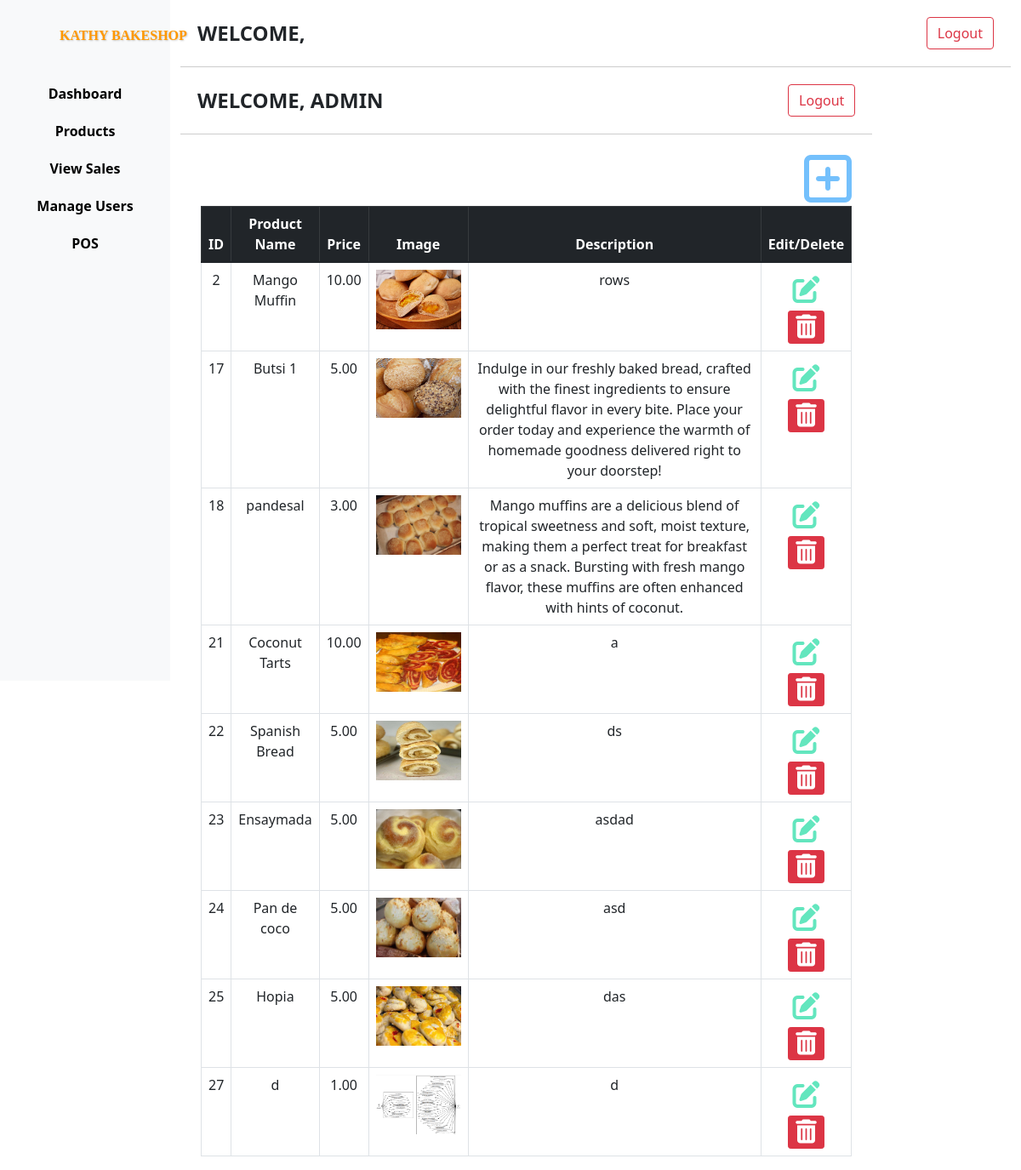
/Admin-WEB/Manage-product.php, run on the app's committed database.
### tables this page shows
CREATE TABLE IF NOT EXISTS `products` (
  `id` int NOT NULL AUTO_INCREMENT,
  `product_name` varchar(50) NOT NULL,
  `price` decimal(10,2) NOT NULL,
  `image` longblob NOT NULL,
  `description` varchar(1000) NOT NULL,
  `quantity` int NOT NULL,
  PRIMARY KEY (`id`),
  UNIQUE KEY `id` (`id`)
);

### Classes/Connect.php (called while the page is built, shortened)
<?php
        class Database {
            private $server_name = "localhost";
            private $db_username = "root";
            private $db_password = "";
            private $db_name = "db_pos";
            public function __construct() {
                $this->conn = new mysqli($this->server_name, $this->db_username, $this->db_password, $this->db_name);
        }
    }
    ?>

### Classes/Product.php (called while the page is built, shortened)
<?php
require_once "Connect.php";
class Product extends Database {
    public function displayProducts() {
        $sql = "SELECT * FROM products";
        $result = $this->conn->query($sql);
        if ($result) {
            $items = [];
            while ($item = $result->fetch_assoc()) {
                $items[] = $item;
            }
            return $items;
        } else {
            die("Error in retrieving: " . $this->conn->error);
        }
    }
}

### Admin-WEB/Manage-product.php (the view, shortened to what this page needs)
<?php
include "includes/header.php";
include "../Classes/Product.php";
$product = new Product;
$product_list = $product->displayProducts();
?>
<main class="col-md-10">
    <div class="header">
        <div class="header-logo">WELCOME, ADMIN</div>
        <div class="header-logout"><a class="btn btn-outline-danger" href="../Actions/logout.php">Logout</a></div>
    </div>
    <div class="table-container container">
        <div class="col text-end">
            <i class="fa-regular fa-square-plus fa-flip-vertical fa-4x" style="color: #74C0FC;" data-bs-toggle="modal"
                data-bs-target="#add-product" style="cursor: pointer;"></i>
        </div>
        <table class="table table-bordered text-center">
            <thead class="table-dark">
                <tr>
                    <th>ID</th>
                    <th>Product Name</th>
                    <th>Price</th>
                    <th>Image</th>
                    <th>Description</th>
                    <th>Edit/Delete</th>
                </tr>
            </thead>
            <tbody>
                <?php
                foreach ($product_list as $product) {
                    ?>
                    <tr>
                        <td class="text-center"><?= $product['id'] ?></td>
                        <td class="text-center"><?= $product['product_name'] ?></td>
                        <td class="text-center"><?= $product['price'] ?></td>
                        <td class="text-center"><img src="<?= $product['image'] ?>" alt="Product Image"
                                style="width: 100px; height: 70px;"></td>
                        <td class="text-center" style="width: 500px;"><?= $product['description'] ?></td>
                        <td class="text-center">
                            <a href="Edit-product.php?product_id=<?= $product['id'] ?>" class="btn  "
                                title="Edit Product"><i class="fa-solid fa-pen-to-square fa-2x"
                                    style="color: #63E6BE; "></i></a>
                            <a href="../Actions/Delete-product.php?product_id=<?= $product['id'] ?>"
                                class="btn btn-danger btn-sm" title="Delete Product"><i
                                    class="fa-sharp-duotone fa-solid fa-trash-can fa-2x"
                                    style="--fa-primary-color: #871c1f; --fa-secondary-color: #ff0000; --fa-secondary-opacity: 1;"></i></a>
                        </td>
                    </tr>
                    <?php
                }
                ?>
            </tbody>
        </table>
    </div>
</main>
</div>
</div>
    </body>
    </html>

### Admin-WEB/includes/header.php (style rules this page uses)
body { overflow-x: hidden; }
.header { border-bottom: 1px solid #ccc; padding: 20px; display: flex; justify-content: space-between; align-items: center; }
.header-logo { font-size: 24px; font-weight: bold; }
.header-logout { font-size: 18px; }
.table-container { margin-top: 20px; }

### data on the page
products: id "2", product_name "Mango Muffin", price "10.00", image (picture), description "rows"
products: id "17", product_name "Butsi 1", price "5.00", image (picture), description "Indulge in our freshly baked bread, crafted with the finest ingredients to ensure delightful flavor in every bite. Place your order today and experience the warmth of homemade goodness delivered right to your doorstep!"
products: id "18", product_name "pandesal", price "3.00", image (picture), description "Mango muffins are a delicious blend of tropical sweetness and soft, moist texture, making them a perfect treat for breakfast or as a snack. Bursting with fresh mango flavor, these muffins are often enhanced with hints of coconut."
products: id "21", product_name "Coconut Tarts", price "10.00", image (picture), description "a"
products: id "22", product_name "Spanish Bread", price "5.00", image (picture), description "ds"
products: id "23", product_name "Ensaymada", price "5.00", image (picture), description "asdad"
products: id "24", product_name "Pan de coco", price "5.00", image (picture), description "asd"
products: id "25", product_name "Hopia", price "5.00", image (picture), description "das"
products: id "27", product_name "d", price "1.00", image (picture), description "d"
